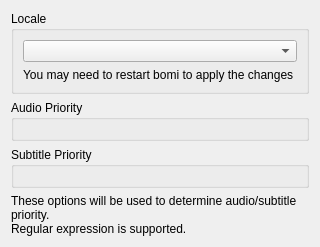
       <widget class="QWidget" name="language">
        <layout class="QVBoxLayout" name="verticalLayout_10">
         <item>
          <widget class="QGroupBox" name="groupBox_15">
           <property name="title">
            <string>Locale</string>
           </property>
           <layout class="QVBoxLayout" name="verticalLayout_15">
            <item>
             <widget class="LocaleComboBox" name="locale">
              <property name="sizePolicy">
               <sizepolicy hsizetype="Expanding" vsizetype="Fixed">
                <horstretch>0</horstretch>
                <verstretch>0</verstretch>
               </sizepolicy>
              </property>
             </widget>
            </item>
            <item>
             <widget class="QLabel" name="label_26">
              <property name="text">
               <string>You may need to restart bomi to apply the changes </string>
              </property>
             </widget>
            </item>
           </layout>
          </widget>
         </item>
         <item>
          <widget class="QGroupBox" name="groupBox_33">
           <property name="title">
            <string>Audio Priority</string>
           </property>
           <layout class="QHBoxLayout" name="horizontalLayout_32">
            <item>
             <widget class="StringListWidget" name="audio_priority" native="true">
              <property name="sizePolicy">
               <sizepolicy hsizetype="Preferred" vsizetype="Expanding">
                <horstretch>0</horstretch>
                <verstretch>0</verstretch>
               </sizepolicy>
              </property>
             </widget>
            </item>
           </layout>
          </widget>
         </item>
         <item>
          <widget class="QGroupBox" name="groupBox_32">
           <property name="title">
            <string>Subtitle Priority</string>
           </property>
           <layout class="QHBoxLayout" name="horizontalLayout_31">
            <item>
             <widget class="StringListWidget" name="sub_priority" native="true">
              <property name="sizePolicy">
               <sizepolicy hsizetype="Preferred" vsizetype="Expanding">
                <horstretch>0</horstretch>
                <verstretch>0</verstretch>
               </sizepolicy>
              </property>
             </widget>
            </item>
           </layout>
          </widget>
         </item>
         <item>
          <widget class="QLabel" name="label_7">
           <property name="text">
            <string>These options will be used to determine audio/subtitle priority.
Regular expression is supported.</string>
           </property>
           <property name="wordWrap">
            <bool>true</bool>
           </property>
          </widget>
         </item>
        </layout>
       </widget>
